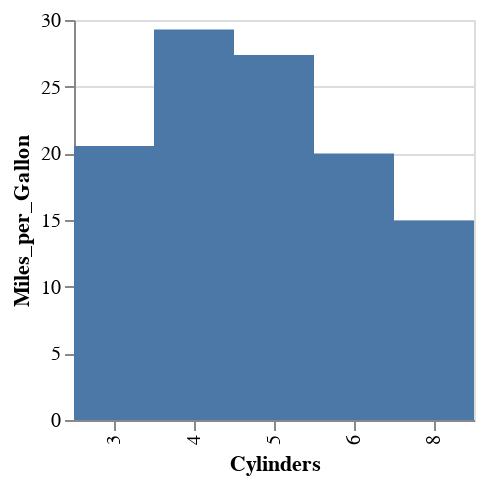

Here is the notebook cell this chart was saved with:
### Markdown cell above
#### Aggregate Transform

### Code cell
df_aggregate = data.cars()
print(df_aggregate.head())

alt.Chart(df_aggregate).mark_rect().encode(
    x="Cylinders:O", y="Miles_per_Gallon:Q"
).transform_aggregate(Miles_per_Gallon="mean(Miles_per_Gallon)", groupby=["Cylinders"]).properties(
    width=200,
    height=200
)

### Figure 1 — Vega-Lite specification as saved in the notebook (floating-point values rounded to 4 significant figures; data arrays with more than 128 entries replaced by an {"elided": "..."} marker saying what was removed)
{"config": {"view": {"continuousWidth": 400, "continuousHeight": 300}}, "data": {"name": "data-f02450ab61490a1363517a0190416235"}, "mark": "rect", "encoding": {"x": {"type": "ordinal", "field": "Cylinders"}, "y": {"type": "quantitative", "field": "Miles_per_Gallon"}}, "height": 200, "transform": [{"aggregate": [{"op": "mean", "field": "Miles_per_Gallon", "as": "Miles_per_Gallon"}], "groupby": ["Cylinders"]}], "width": 200, "$schema": "https://vega.github.io/schema/vega-lite/v4.8.1.json", "datasets": {"data-f02450ab61490a1363517a0190416235": {"elided": "406 records"}}}
